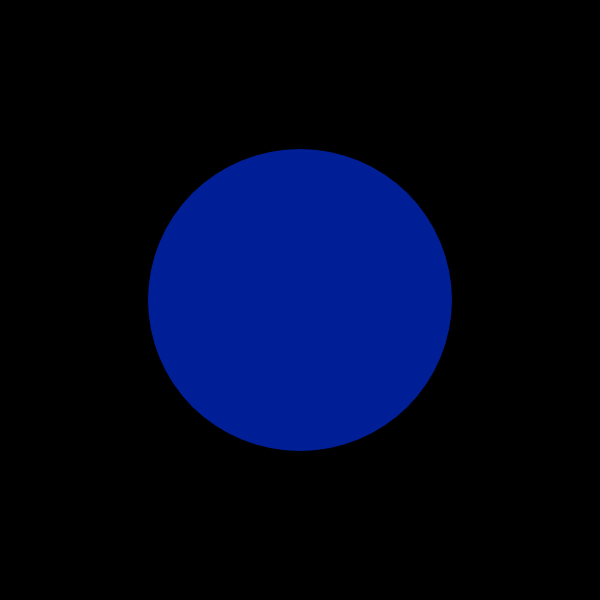
Frame 1 (no input)
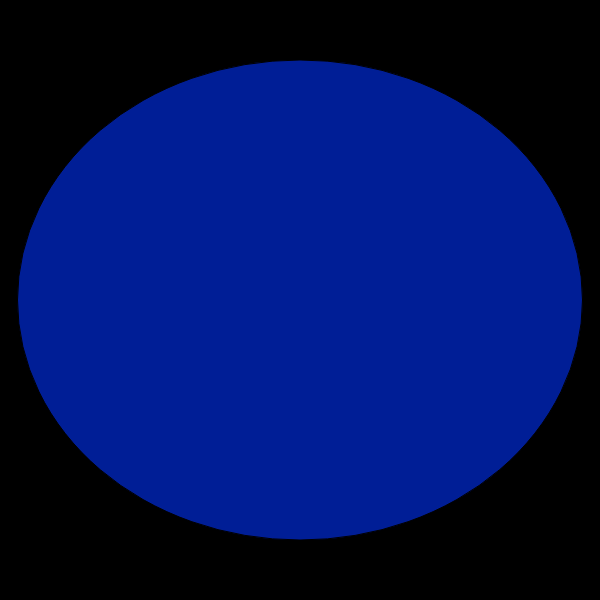
Frame 60 (no input)
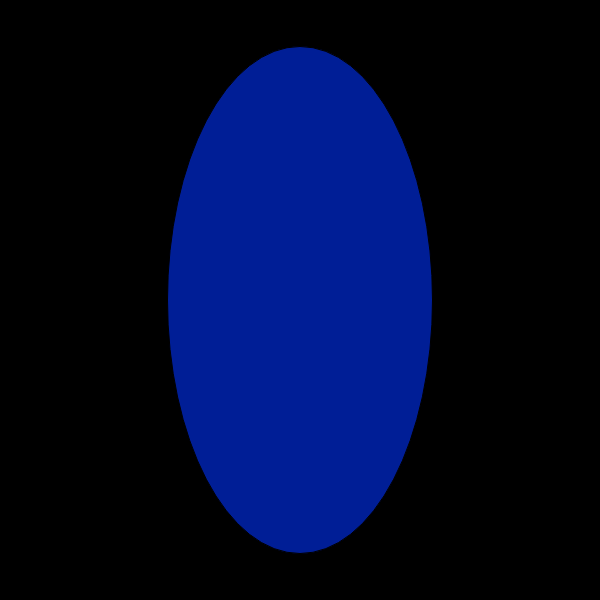
Frame 120 (the mouse pressed at the canvas centre since frame 60)

The p5.js sketch that drew these frames (run headless with seeded random() and noise() and a simulated clock; from frame 60 on, the mouse is pressed at the canvas centre):

// p5.js sketch
// ── sketch.js
var xPos,yPos,size,spd,xSpd,ySpd;

function setup(){
	createCanvas(600,600);
	xPos = width/2;
	yPos = height/2;
	size = 30;
	xSpd = 5;
	ySpd = 3;
}

function ballUpdate(){
	if(xPos >= width - size/2 || xPos <= 0 + size/2){
		xSpd *= -1;
		xPos += xSpd;
	}
	if(yPos >= height - size/2 || yPos <= 0 + size/2){
		ySpd *= -1;
		yPos += ySpd;
	}
	xPos += xSpd;
	yPos += ySpd;
	fill(0,30,150);
	ellipse(width/2, height/2, xPos, yPos);
}

function draw(){
	background(0);
	ballUpdate();
}
